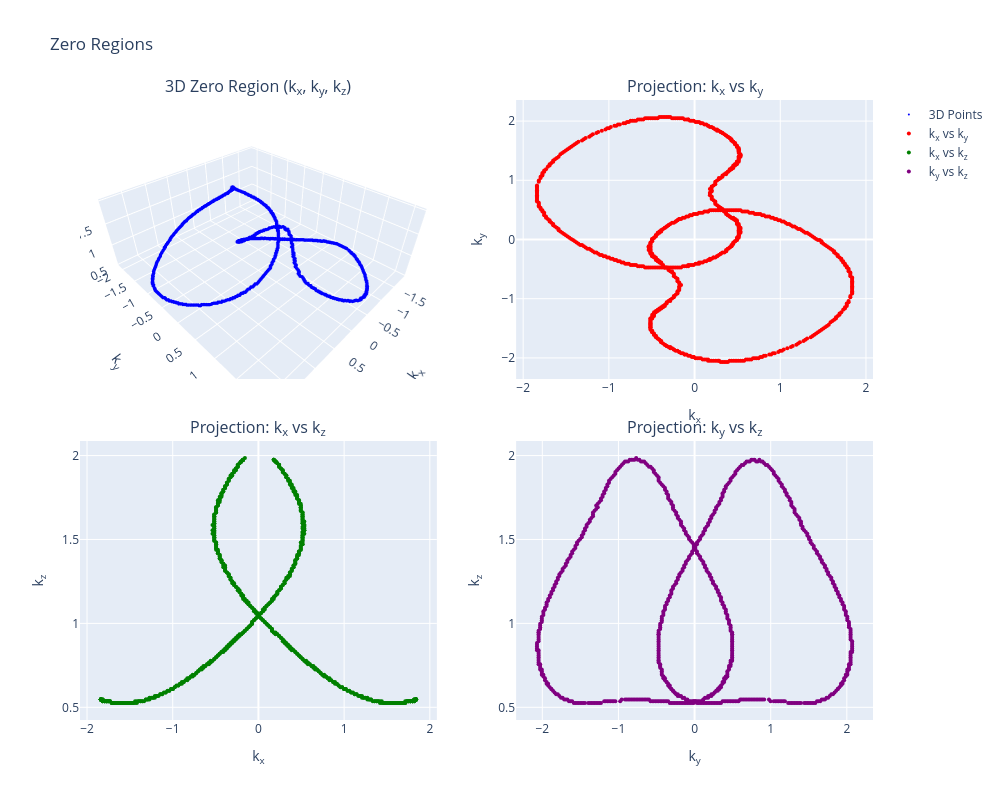

Notebook code cell kept with this figure:
### Code cell
hopf_points = hopf.knot_points(thickness=0., epsilon=0.03)
hopf_figure = hopf.plot_3D(hopf_points)
hopf_figure.show()

### Figure 1 — Plotly figure (JSON) as saved in the notebook; plotly's stock layout.template omitted (floating-point values rounded to 4 significant figures; data arrays with more than 128 entries replaced by an {"elided": "..."} marker saying what was removed)
{"data": [{"marker": {"color": "blue", "size": 2}, "mode": "markers", "name": "3D Points", "scene": "scene", "type": "scatter3d", "x": {"elided": "779 float values"}, "y": {"elided": "779 float values"}, "z": {"elided": "779 float values"}}, {"marker": {"color": "red", "size": 4}, "mode": "markers", "name": "k<sub>x</sub> vs k<sub>y</sub>", "type": "scatter", "x": {"elided": "779 float values"}, "xaxis": "x", "y": {"elided": "779 float values"}, "yaxis": "y"}, {"marker": {"color": "green", "size": 4}, "mode": "markers", "name": "k<sub>x</sub> vs k<sub>z</sub>", "type": "scatter", "x": {"elided": "779 float values"}, "xaxis": "x2", "y": {"elided": "779 float values"}, "yaxis": "y2"}, {"marker": {"color": "purple", "size": 4}, "mode": "markers", "name": "k<sub>y</sub> vs k<sub>z</sub>", "type": "scatter", "x": {"elided": "779 float values"}, "xaxis": "x3", "y": {"elided": "779 float values"}, "yaxis": "y3"}], "layout": {"annotations": [{"font": {"size": 16}, "showarrow": false, "text": "3D Zero Region (k<sub>x</sub>, k<sub>y</sub>, k<sub>z</sub>)", "x": 0.225, "xanchor": "center", "xref": "paper", "y": 1, "yanchor": "bottom", "yref": "paper"}, {"font": {"size": 16}, "showarrow": false, "text": "Projection: k<sub>x</sub> vs k<sub>y</sub>", "x": 0.775, "xanchor": "center", "xref": "paper", "y": 1, "yanchor": "bottom", "yref": "paper"}, {"font": {"size": 16}, "showarrow": false, "text": "Projection: k<sub>x</sub> vs k<sub>z</sub>", "x": 0.225, "xanchor": "center", "xref": "paper", "y": 0.45, "yanchor": "bottom", "yref": "paper"}, {"font": {"size": 16}, "showarrow": false, "text": "Projection: k<sub>y</sub> vs k<sub>z</sub>", "x": 0.775, "xanchor": "center", "xref": "paper", "y": 0.45, "yanchor": "bottom", "yref": "paper"}], "height": 800, "scene": {"domain": {"x": [0, 0.45], "y": [0.55, 1]}, "xaxis": {"title": {"text": "k<sub>x</sub>"}}, "yaxis": {"title": {"text": "k<sub>y</sub>"}}, "zaxis": {"title": {"text": "k<sub>z</sub>"}}}, "title": {"text": "Zero Regions"}, "width": 1000, "xaxis": {"anchor": "y", "domain": [0.55, 1], "title": {"text": "k<sub>x</sub>"}}, "xaxis2": {"anchor": "y2", "domain": [0, 0.45], "title": {"text": "k<sub>x</sub>"}}, "xaxis3": {"anchor": "y3", "domain": [0.55, 1], "title": {"text": "k<sub>y</sub>"}}, "yaxis": {"anchor": "x", "domain": [0.55, 1], "title": {"text": "k<sub>y</sub>"}}, "yaxis2": {"anchor": "x2", "domain": [0, 0.45], "title": {"text": "k<sub>z</sub>"}}, "yaxis3": {"anchor": "x3", "domain": [0, 0.45], "title": {"text": "k<sub>z</sub>"}}}}
